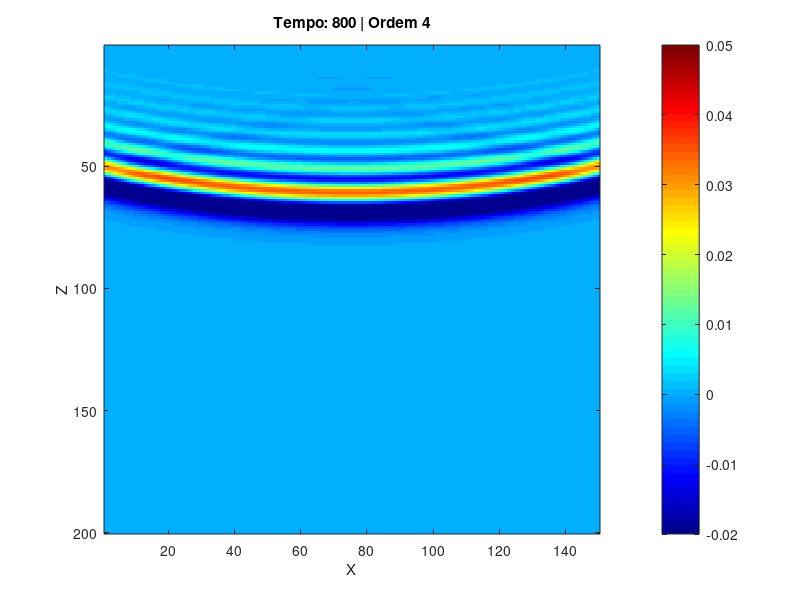

Write the MATLAB code that produced this figure.
clear; clc; close all;

%parametros
M = 4; %ordem
Nx = 150;
Nz = 200;
h = 8.5;
dt = 0.002;
tempo = 800;

m = max(1, M);
U = zeros(Nx, Nz, tempo + m);

%camdas
c_vals = [1500, 2500];
p_vals = [1000, 1800];

interface_meio = round(Nz / 2);

C_matrix = ones(Nx, Nz) * c_vals(1);
Rho_matrix = ones(Nx, Nz) * p_vals(1);

C_matrix(:, interface_meio:end) = c_vals(2);
Rho_matrix(:, interface_meio:end) = p_vals(2);

K_matrix = Rho_matrix .* (C_matrix.^2);

%convolução para cada camada
%superior
S_sup = c_vals(1) * dt / h;
c1_sup = (S_sup - 1) / (S_sup + 1);
c2_sup = [1, -c1_sup; c1_sup, -1];
c3_sup = 1;

%inferior
S_inf = c_vals(2) * dt / h;
c1_inf = (S_inf - 1) / (S_inf + 1);
c2_inf = [1, -c1_inf; c1_inf, -1];
c3_inf = 1;

if M > 0
    for idx = 1:M
        c3_sup = conv2(c3_sup, c2_sup);
        c3_inf = conv2(c3_inf, c2_inf);
    end
end

%fonte
t0 = 0.1;
s = 0.02;
x0 = round(Nx/2);
z0 = 2;

figure;

for n = 1:tempo
    t = n * dt;
    p = n + m;

    i = 2:Nx-1;
    j = 2:Nz-1;

    rho_x_plus  = 0.5 * (Rho_matrix(i+1, j) + Rho_matrix(i, j));
    rho_x_minus = 0.5 * (Rho_matrix(i, j)   + Rho_matrix(i-1, j));
    rho_z_plus  = 0.5 * (Rho_matrix(i, j+1) + Rho_matrix(i, j));
    rho_z_minus = 0.5 * (Rho_matrix(i, j)   + Rho_matrix(i, j-1));

    D_xx = (1/h^2) * ( (U(i+1, j, p) - U(i, j, p)) ./ rho_x_plus - ...
                       (U(i, j, p) - U(i-1, j, p)) ./ rho_x_minus );

    D_zz = (1/h^2) * ( (U(i, j+1, p) - U(i, j, p)) ./ rho_z_plus - ...
                       (U(i, j, p) - U(i, j-1, p)) ./ rho_z_minus );

    U(i, j, p+1) = 2*U(i, j, p) - U(i, j, p-1) + (dt^2 * K_matrix(i,j)) .* (D_xx + D_zz);

    %fonte
    f = exp(-((t - t0) / s)^2);
    U(x0, z0, p+1) = U(x0, z0, p+1) + f;

    %contornos
    U(:, 1, p+1) = 0;

    if M > 0
        U(1, :, p+1) = 0; U(Nx, :, p+1) = 0; U(:, Nz, p+1) = 0;

        for idxi = 1:M+1
            for idxj = 1:M+1
                if idxi==1 && idxj==1; continue; end

                tn = p - idxi + 2;

                %fundo
                coef_fundo = c3_inf(idxi, idxj);
                U(:, Nz, p+1) = U(:, Nz, p+1) - coef_fundo * U(:, Nz - idxj + 1, tn);

                %Laterais
                %camada superior
                z_sup = 1:(interface_meio - 1);
                coef_lat_sup = c3_sup(idxi, idxj);
                U(1,  z_sup, p+1) = U(1,  z_sup, p+1) - coef_lat_sup * U(idxj, z_sup, tn);
                U(Nx, z_sup, p+1) = U(Nx, z_sup, p+1) - coef_lat_sup * U(Nx - idxj + 1, z_sup, tn);

                %camada inferior
                z_inf = interface_meio:Nz;
                coef_lat_inf = c3_inf(idxi, idxj);
                U(1,  z_inf, p+1) = U(1,  z_inf, p+1) - coef_lat_inf * U(idxj, z_inf, tn);
                U(Nx, z_inf, p+1) = U(Nx, z_inf, p+1) - coef_lat_inf * U(Nx - idxj + 1, z_inf, tn);

            end
        end
    end

    %visualização
    if mod(n, 5) == 0
        imagesc(U(:,:,p+1)');
        caxis([-0.02 0.05]);
        colormap(jet);
        colorbar;

        title(sprintf('Tempo: %d | Ordem %d', n, M));
        xlabel('X'); ylabel('Z');
        drawnow;
    end
end
